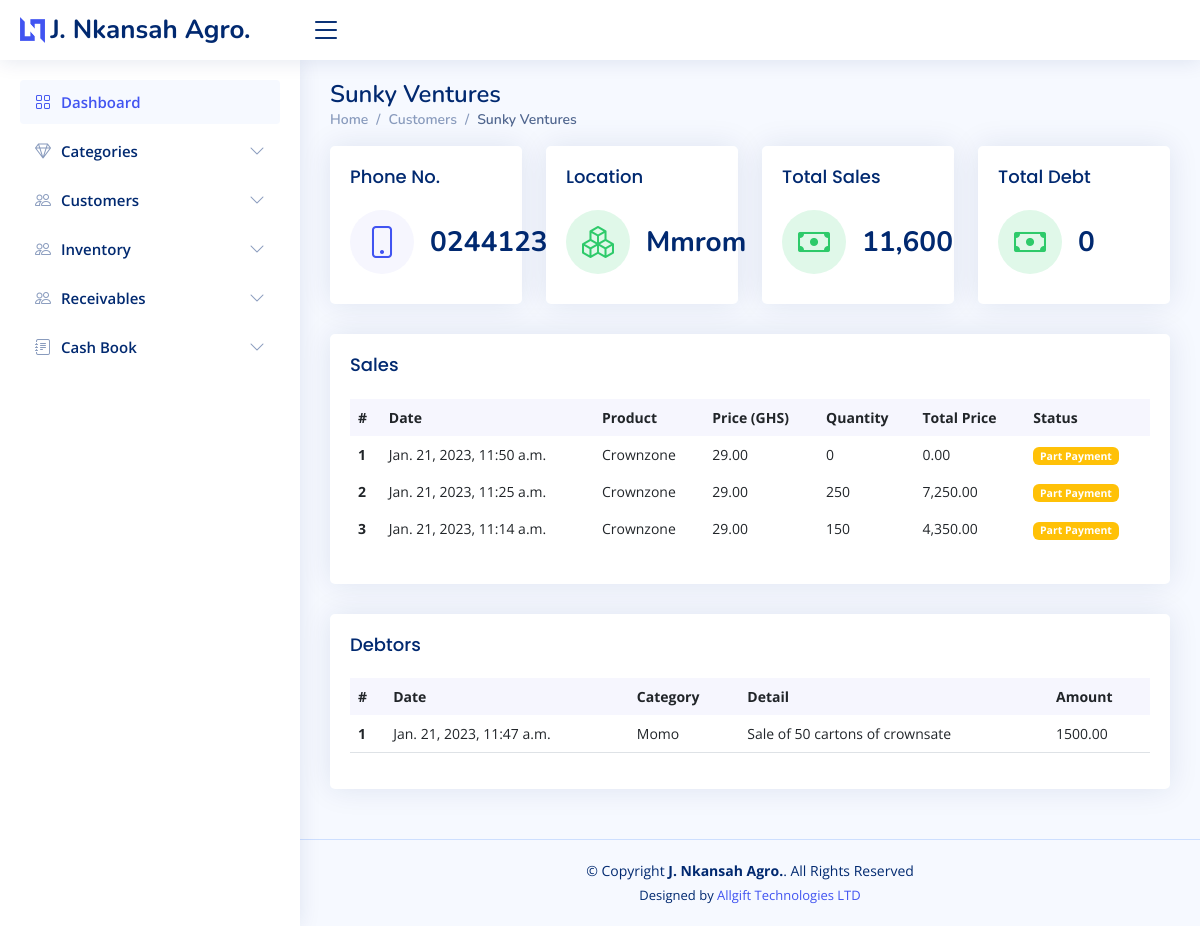
/inventory/customer/5/, run on the app's committed database.
### inventory/models.py (models this page shows, shortened)
class Customers(models.Model):
    name = models.CharField(max_length=50, blank=True, null=True)
    location = models.CharField(max_length=50, blank=True, null=True)
    contact_no = models.CharField(max_length=50, blank=True, null=True)
    category = models.CharField(max_length=50, choices=MARKET_CATEGORY, blank=True, null=True)
    country = models.CharField(max_length=50, blank=True, null=True)

class StockHistory(models.Model):
    category = models.ForeignKey(Category, on_delete=models.CASCADE, blank=True)
    item_name = models.CharField(max_length=50, blank=True, null=True)
    image = models.ImageField(default='product.png', upload_to='category_pics')
    receipt_no = models.CharField(max_length=50, blank=True, null=True)
    item_description = models.TextField(blank=True, null=True)
    quantity = models.IntegerField(default='0', blank=True, null=True)
    returned_quantity = models.IntegerField(default='0', blank=True, null=True)
    returned_by = models.ForeignKey(Customers, on_delete=models.DO_NOTHING, blank=True, null=True)
    unit_returned_price = models.DecimalField(max_digits=10, decimal_places=2, blank=True, null=True)
    total_returned_price = models.DecimalField(max_digits=10, decimal_places=2, blank=True, null=True)
    sale_quantity = models.IntegerField(default='0', blank=True, null=True)
    delivery_quantity = models.IntegerField(default='0', blank=True, null=True)
    yet_to_deliver = models.IntegerField(default='0', blank=True, null=True)
    waybill_number = models.CharField(max_length=50, blank=True, null=True)
    sale_by = models.CharField(max_length=50, blank=True, null=True)
    sale_to = models.ForeignKey(Customers, on_delete=models.DO_NOTHING, blank=True, null=True, related_name='history_sale_to')
    unit_sale_price = models.DecimalField(max_digits=10, decimal_places=2, blank=True, null=True)
    total_sale_price = models.DecimalField(max_digits=10, decimal_places=2, blank=True, null=True)
    payment_status = models.CharField(max_length=50, choices=Invoice_Choice, blank=True, null=True)
    balance = models.DecimalField(max_digits=10, decimal_places=2, default=0)
    created_on = models.DateTimeField(auto_now_add=True)
    last_updated = models.DateTimeField(auto_now=True)

class CashHistory(models.Model):
    category = models.CharField(max_length=50, blank=True, null=True, choices=CASH_CHOICE)
    recipient = models.CharField(max_length=50, blank=True, null=True)
    detail = models.TextField(max_length=50, blank=True, null=True)
    created_on = models.DateTimeField(auto_now_add=True)
    amount_in = models.DecimalField(max_digits=10, decimal_places=2, blank=True, null=True)
    amount_out = models.DecimalField(max_digits=10, decimal_places=2, blank=True, null=True)
    balance = models.DecimalField(max_digits=10, decimal_places=2, blank=True, null=True)
    issue_by = models.CharField(max_length=50, blank=True, null=True)
    last_updated = models.DateTimeField(auto_now=True, blank=True, null=True)

### inventory/views.py (the view)
# urls.py: path("customer/<int:pk>/", views.customer_details, name='customer_detail'),
def customer_details(request, pk):
    customer = Customers.objects.get(id=pk)
    recent_activities = StockHistory.objects.filter(sale_to__id=customer.id).order_by("-last_updated")
    recent_cash_activities = CashHistory.objects.filter(issue_by=customer.name).order_by("-last_updated")
    total_debt = StockHistory.objects.filter(sale_to__id=customer.id).aggregate(Sum('balance'))['balance__sum']
    total_sales = StockHistory.objects.filter(sale_to__id=customer.id).aggregate(Sum('total_sale_price'))['total_sale_price__sum']
    context = {
        'customer': customer,
        'recent_activities': recent_activities,
        'total_debt': total_debt,
        'total_sales': total_sales,
        'recent_cash_activities': recent_cash_activities
    }
    return render(request, 'inventory/customers_details.html', context)

### templates/inventory/customers_details.html
{% extends 'inventory/base.html' %}
{% load humanize %}
{% block content %}
     <div class="pagetitle">
      <h1>{{customer.name}}</h1>
      <nav>
        <ol class="breadcrumb">
          <li class="breadcrumb-item"><a href="{% url 'home' %}">Home</a></li>
          <li class="breadcrumb-item"><a href="{% url 'home' %}">Customers</a></li>
          <li class="breadcrumb-item active">{{customer.name}}</li>
        </ol>
      </nav>
    </div>
     <section class="section dashboard">
         <div class="row">
            <div class="col-xxl-3 col-md-3">
              <div class="card info-card sales-card">
                <div class="card-body">
                  <h5 class="card-title">
                    Phone No.
                  </h5>
                  <div class="d-flex align-items-center">
                    <div class="card-icon rounded-circle d-flex align-items-center justify-content-center">
                      <i class="bi bi-phone"></i>
                    </div>
                    <div class="ps-3">
                      <h6><small></small>{{customer.contact_no}}</h6></div>
                  </div>
                </div>
              </div>
            </div>
            <div class="col-xxl-3 col-md-3">
              <div class="card info-card revenue-card">
                <div class="card-body">
                  <h5 class="card-title">Location</h5>
                  <div class="d-flex align-items-center">
                    <div class="card-icon rounded-circle d-flex align-items-center justify-content-center">
                      <i class="bi bi-boxes"></i>
                    </div>
                    <div class="ps-3">
                      <h6>{{customer.location}}</h6>
                    </div>
                  </div>
                </div>
              </div>
            </div>
            <div class="col-xxl-3 col-md-3">
              <div class="card info-card revenue-card">
                <div class="card-body">
                  <h5 class="card-title">Total Sales</h5>
                  <div class="d-flex align-items-center">
                    <div class="card-icon rounded-circle d-flex align-items-center justify-content-center">
                      <i class="bi bi-cash"></i>
                    </div>
                    <div class="ps-3">
                      <h6>{{total_sales|intcomma}}</h6>
                    </div>
                  </div>
                </div>
              </div>
            </div>
                <div class="col-xxl-3 col-md-3">
              <div class="card info-card revenue-card">
                <div class="card-body">
                  <h5 class="card-title">Total Debt</h5>
                  <div class="d-flex align-items-center">
                    <div class="card-icon rounded-circle d-flex align-items-center justify-content-center">
                      <i class="bi bi-cash"></i>
                    </div>
                    <div class="ps-3">
                      <h6>{{total_debt|intcomma}}</h6>
                    </div>
                  </div>
                </div>
              </div>
            </div>
            <div class="col-12">
              <div class="card recent-sales overflow-auto">
                <div class="card-body">
                  <h5 class="card-title">Sales</h5>
                  <table class="table table-borderless datatable table-hover">
                    <thead>
                      <tr>
                        <th scope="col">#</th>
                        <th scope="col">Date</th>
                        <th scope="col">Product</th>
                        <th scope="col">Price (GHS)</th>
                        <th scope="col">Quantity</th>
                        <th scope="col">Total Price</th>
                        <th scope="col">Status</th>
                      </tr>
                    </thead>
                    <tbody>
                    {% for item in recent_activities%}
                      <tr>
                        <th scope="row">{{forloop.counter}}</th>
                        <td>{{item.created_on}}</td>
                        <td>{{item.item_name}}</td>
                        <td>{{item.unit_sale_price|intcomma}}</td>
                        <td>{{item.sale_quantity}}</td>
                        <td>{{item.total_sale_price|intcomma}}</td>
                        <td>
                          {% if item.payment_status == 'Full Payment' %}
                            <span class="badge bg-success">{{item.payment_status}}</span>
                          {% else %}
                            <span class="badge bg-warning">{{item.payment_status}}</span>
                          {% endif %}
                        </td>
                      </tr>
                    {% endfor %}
                    </tbody>
                  </table>
                </div>
              </div>
            </div>
            <div class="col-12">
              <div class="card recent-sales overflow-auto">
                <div class="card-body">
                  <h5 class="card-title">Debtors</h5>
                  <table class="table table-border table-hover datatable">
                    <thead>
                      <tr>
                        <th scope="col">#</th>
                        <th scope="col">Date</th>
                        <th scope="col">Category</th>
                        <th scope="col">Detail</th>
                        <th scope="col">Amount</th>
                      </tr>
                    </thead>
                    <tbody>
                    {% for item in recent_cash_activities%}
                      <tr>
                        <th scope="row">{{forloop.counter}}</th>
                        <td>{{item.created_on}}</td>
                        <td>{{item.category}}</td>
                        <td>{{item.detail}}</td>
                        <td>{{item.amount_in}}</td>
                      </tr>
                    {% endfor %}
                    </tbody>
                  </table>
                </div>
              </div>
            </div>
          </div>
    </section>
{% endblock content %}

### static/inventory/assets/css/style.css (style rules this page uses)
:root { scroll-behavior: smooth; }
body { font-family: "Open Sans", sans-serif; background: #f6f9ff; color: #444444; }
a { color: #4154f1; text-decoration: none; }
h1, h2, h3, h4, h5, h6 { font-family: "Nunito", sans-serif; }
.pagetitle { margin-bottom: 10px; }
.pagetitle h1 { font-size: 24px; margin-bottom: 0; font-weight: 600; color: #012970; }
.card { margin-bottom: 30px; border: none; border-radius: 5px; box-shadow: 0px 0 30px rgba(1, 41, 112, 0.1); }
.card-title { padding: 20px 0 15px 0; font-size: 18px; font-weight: 500; color: #012970; font-family: "Poppins", sans-serif; }
.card-body { padding: 0 20px 20px 20px; }
.breadcrumb { font-size: 14px; font-family: "Nunito", sans-serif; color: #899bbd; font-weight: 600; }
.breadcrumb a { color: #899bbd; transition: 0.3s; }
.breadcrumb .breadcrumb-item::before { color: #899bbd; }
.breadcrumb .active { color: #51678f; font-weight: 600; }
.dashboard .info-card { padding-bottom: 10px; }
.dashboard .info-card h6 { font-size: 28px; color: #012970; font-weight: 700; margin: 0; padding: 0; }
.dashboard .card-icon { font-size: 32px; line-height: 0; width: 64px; height: 64px; flex-shrink: 0; flex-grow: 0; }
.dashboard .sales-card .card-icon { color: #4154f1; background: #f6f6fe; }
.dashboard .revenue-card .card-icon { color: #2eca6a; background: #e0f8e9; }
.dashboard .recent-sales { font-size: 14px; }
.dashboard .recent-sales .table thead { background: #f6f6fe; }
.dashboard .recent-sales .table thead th { border: 0; }

### data on the page
Customers: name "Sunky Ventures", contact_no "0244123456", location "Mmrom"
StockHistory: created_on "Jan. 21, 2023, 11:50 a.m.", item_name "Crownzone", unit_sale_price "29.00", sale_quantity "0", total_sale_price "0.00", payment_status "Part Payment"
StockHistory: created_on "Jan. 21, 2023, 11:25 a.m.", item_name "Crownzone", unit_sale_price "29.00", sale_quantity "250", total_sale_price "7,250.00", payment_status "Part Payment"
StockHistory: created_on "Jan. 21, 2023, 11:14 a.m.", item_name "Crownzone", unit_sale_price "29.00", sale_quantity "150", total_sale_price "4,350.00", payment_status "Part Payment"
CashHistory: created_on "Jan. 21, 2023, 11:47 a.m.", category "Momo", detail "Sale of 50 cartons of crownsate", amount_in "1500.00"

### other printed values
{{ total_sales|intcomma }} "11,600"
{{ total_debt|intcomma }} "0"
